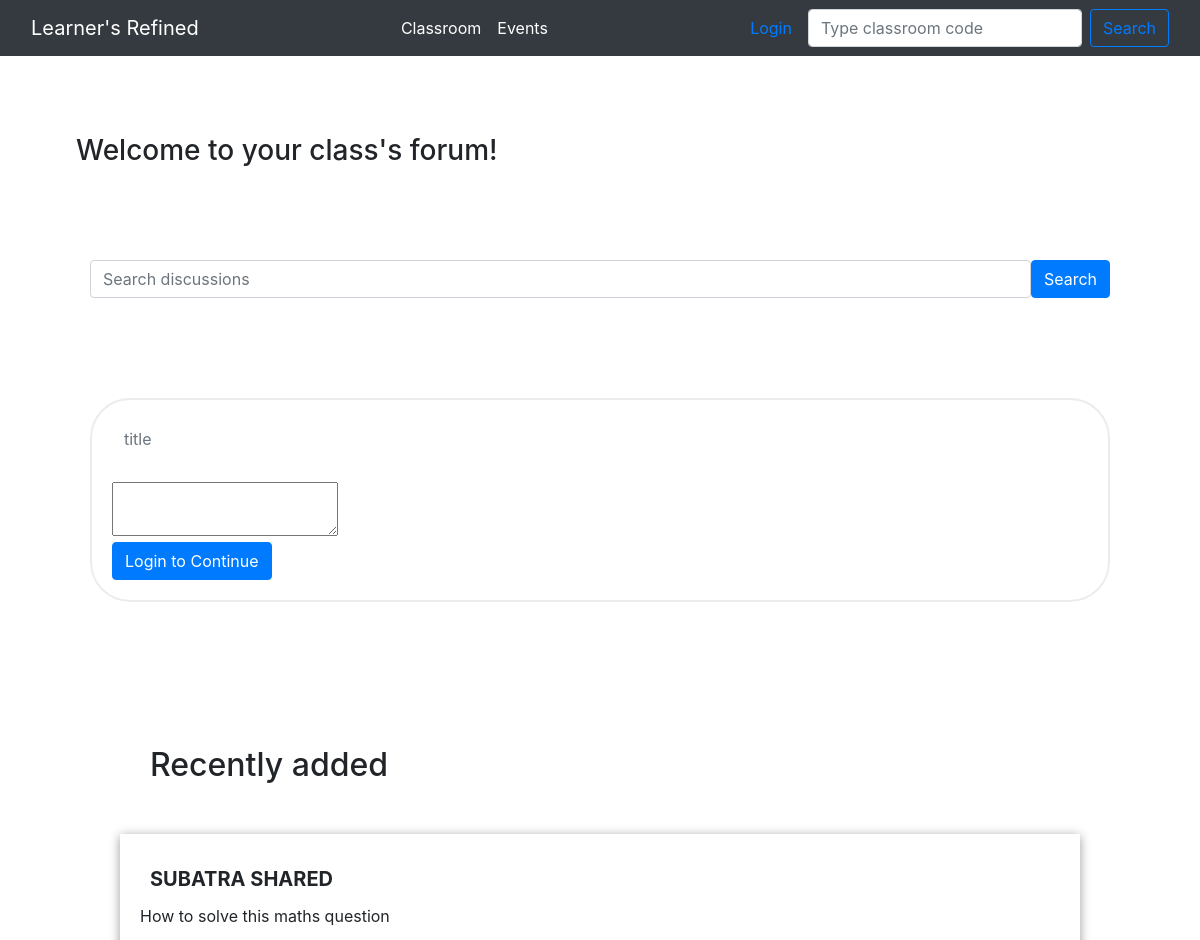
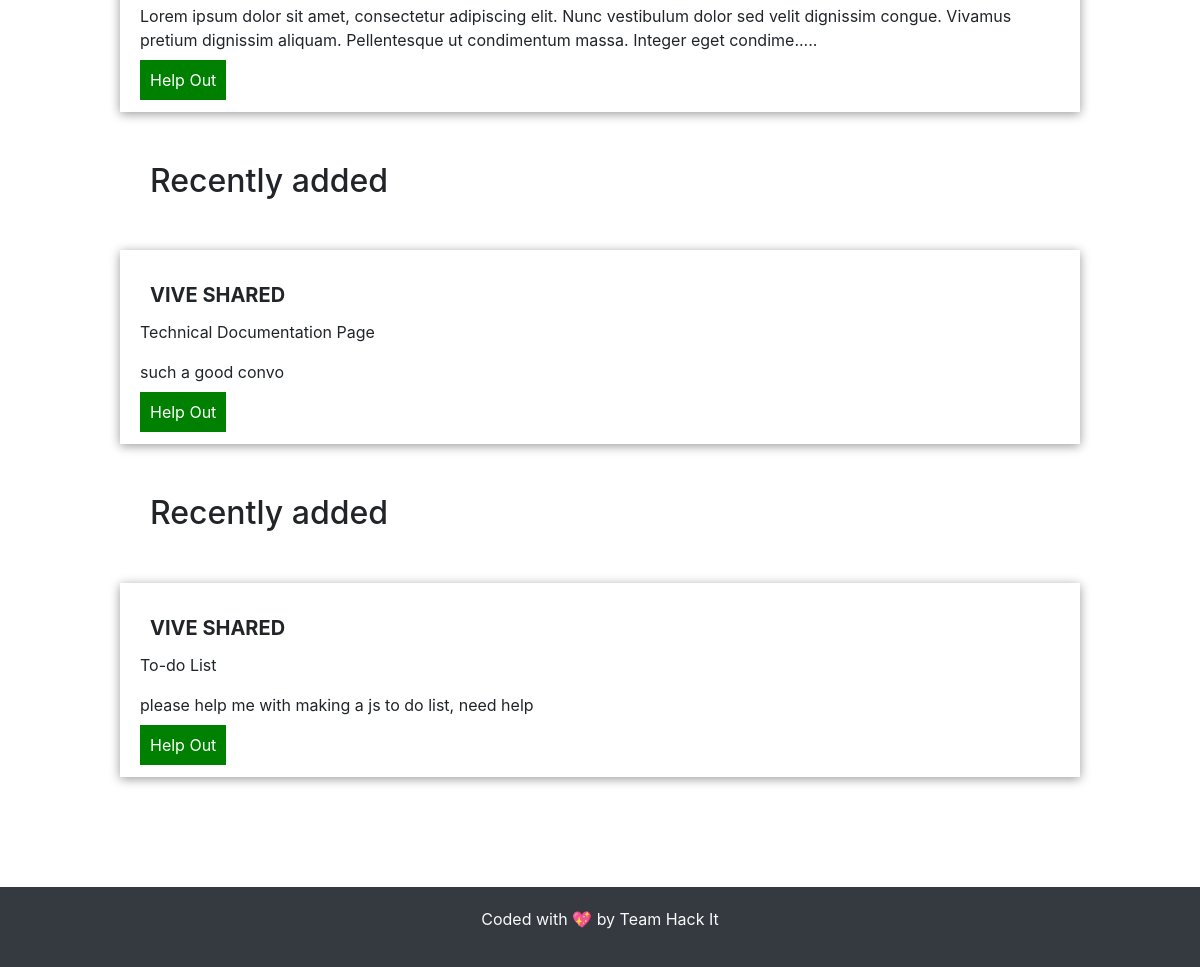
/doubt-forum.php?id=CLS345, run on the app's committed database (2 pictures, top to bottom).
### tables this page shows
CREATE TABLE IF NOT EXISTS `post` (
  `id` int NOT NULL AUTO_INCREMENT,
  `title` varchar(200) NOT NULL,
  `content` text NOT NULL,
  `class_id` varchar(50) NOT NULL,
  `user_id` int NOT NULL,
  `timestamp` datetime NOT NULL DEFAULT CURRENT_TIMESTAMP,
  PRIMARY KEY (`id`)
);

CREATE TABLE IF NOT EXISTS `users` (
  `id` int NOT NULL AUTO_INCREMENT,
  `name` text NOT NULL,
  `email` varchar(50) NOT NULL,
  `password` varchar(255) NOT NULL,
  `role` varchar(20) NOT NULL,
  `org` text NOT NULL,
  `classes` text NOT NULL,
  `calendly_link` text NOT NULL,
  PRIMARY KEY (`id`)
);

### doubt-forum.php (the view, shortened to what this page needs)
<?php
include './partials/dbconct.php';
$class=$_GET['id'];
$table="post";
?>
<!DOCTYPE html>
<html lang="en">
<head>
    <link rel="stylesheet" href="https://maxcdn.bootstrapcdn.com/bootstrap/4.5.2/css/bootstrap.min.css">
<link rel="stylesheet" href="./css/classroom.css?v=<?php echo time();?>">
<link rel="stylesheet" href="./css/doubt_forum.css?v=<?php echo time();?>">
</head>
<body>
    <?php include './partials/nav.php'?>
    <div class="container">
    <h3 class="m-3 mt-5">Welcome to your class's forum!</h3>
    <div class="container search-bar">
    <form style="margin-top:30px; " method="POST" class="d-flex">
        <input type="search" name="search" id="search" class="form-control mt-3 mb-3" placeholder="Search discussions" aria-label="Search">
        <button class="btn btn-primary search mt-3 mb-3"  type="submit" name="submit" >Search</button>
    </form>
</div>
<br>
   <div class="container">
    <?php if(!isset($_POST['submit'])):?>
    <form method="POST" id="mainform" class="threadpost">
        <input type="text" placeholder="title" id="title" class="form-control"name="title" required><br>
        <textarea   id="editor" name="editor"  required></textarea><br>
        <?php  if(!isset($_SESSION['loggedin']) || $_SESSION['loggedin']!=true){
          echo '<a class="btn btn-primary" href="login.php" >Login to Continue</a>';
        }
        else{
          echo '<button class="btn btn-primary" type="submit" name="thread_submit"  >Post thread</button>';
        }
        ?>
    </form>
    <?php endif;?>
   </div>
   <div class="container recent-posts">
       <br>
       <div class="container" id="display-thread">
       <?php
        if(isset($_POST['submit']) && !empty($_POST['search'])){
            $search=mysqli_real_escape_string($conn,$_POST['search']);
            if($search){
                $result=$conn->query("SELECT * FROM $table where (`title` like ('%$search%') OR `content` like ('%$search%')) AND `class_id`='$class'");
                if(mysqli_num_rows($result)==0){
                    echo "<h2 class='container' style='padding:0px; margin:30px 0px;'>Looks Like there's not a lot of discussions , <a href='doubt-forum.php'>start your own!</a> </h2>";
                    $result=$conn -> query("SELECT * FROM $table WHERE `class_id`='$class' ORDER BY `id` DESC ") or die($conn->error);
                    while($data=$result->fetch_assoc()){
                        $id=$data['user_id'];
                        $query2="SELECT `id`,`name` FROM `users` WHERE `id`= '$id'";
                        $username=$conn->query($query2);
                        $res=$username->fetch_assoc();
                        echo '<div class="containers"><p class="name">'.$res['name'].' shared </p>';
                        echo '<p>'.$data['title'].'  </p>';
                        echo '<p>'.substr($data['content'],0,200).'.....'.' </p>'.'<a href="post.php?id='.$data['id'].'">Help Out</a></div>';
                    }
                  }
                  else{
                    echo "<p class='container' style='padding:0px; margin:30px 0px;'>Search Results </p>";
                    while($data=$result->fetch_assoc()){
                        $id=$data['user_id'];
                        $query2="SELECT `id`,`name` FROM `users` WHERE `id`= '$id'";
                        $username=$conn->query($query2);
                        $res=$username->fetch_assoc();
                        echo '<div class="containers"><p class="name">'.$res['name'].' shared </p>';
                        echo '<p>'.$data['title'].'  </p>';
                        echo '<p>'.substr($data['content'],0,200).'.......'.'</p>'.'<a href="post.php?id='.$data['id'].'">Help Out</a></div>';
                    }
                  }
            }
        }
        else{
        $query="SELECT * FROM $table WHERE `class_id`='$class' ORDER BY `timestamp` DESC";
        $result=$conn->query($query);
        if(mysqli_num_rows($result)){
        while($data=$result->fetch_assoc()){
        echo '<h2 class="container">Recently added</h2>';
        $id=$data['user_id'];
        $query2="SELECT `id`,`name` FROM `users` WHERE `id`= '$id'";
        $username=$conn->query($query2);
        $res=$username->fetch_assoc();
        echo '<div class="containers"><p class="name">'.$res['name'].' shared </p>';
        echo '<p>'.$data['title'].'  </p>';
        if (strlen($data['content'])<200){
            echo '<p>'.$data['content'].'</p>'.'<a href="post.php?id='.$data['id'].'">Help Out</a></div>';
        }
        else{
        echo '<p>'.substr($data['content'],0,200).'<span>'.'.....'.'</span></p>'.'<a href="post.php?id='.$data['id'].'">Help Out</a></div>';
        }
        }
    }else{
        echo '<h2 class="container">No Recent Discussions</h2>';
    }
    }
?>
       </div>
   </div>
</div>
<?php include './partials/footer.php'?>
</body>
</html>

### partials/nav.php (shortened to what this page needs)
<nav class="navbar navbar-default navbar-expand-sm navbar-dark bg-dark">
  <div class="container-fluid">
    <div class="navbar-header">
      <a class="navbar-brand" href="#">Learner's Refined</a>
    </div>
    <ul class="nav navbar-nav navbar-right navbar-expand-sm">
      <li class="active nav-item"><a href="index.php" class="nav-link">Classroom</a></li>
      <li class="nav-item active"><a href="events.php" class="nav-link">Events</a></li>
    </ul>
    <form class="form-inline my-2 my-lg-0"  action="search.php" method="GET">
    <?php  if(!isset($_SESSION['loggedin']) || $_SESSION['loggedin']!=true){
            echo '
            <a href="login.php" class="nav-link">Login</a>';}
            ?>
      <input class="form-control mr-sm-2"  name="code" type="search" placeholder="Type classroom code" aria-label="Search">
      <button class="btn btn-outline-primary my-2 my-sm-0" type="submit">Search</button>
    </form>
  </div>
</nav>

### partials/footer.php
<footer class="bg-dark"style="margin:0;padding:20px;">
    <p class="text-center  text-light " >Coded with &#128150; by Team Hack It</p>
</footer>

### css/doubt_forum.css (style rules this page uses)
.containers { padding: 20px; box-shadow: 0 2px 10px rgb(0, 0, 0, 0.4); margin:20px 0px; }
.container form.threadpost { padding: 20px; border: 2px solid rgb(236, 236, 236); border-radius:40px; }
.container form.threadpost input { border: none; }
.containers a { background-color: green; color: white; padding: 10px; }
.name { text-transform: uppercase; margin: 10px; font-weight: bold; font-size: 20px; }
.container { padding: 30px; }

### data on the page
post: user.name "SUBATRA", title "How to solve this maths question", content "Lorem ipsum dolor sit amet, consectetur adipiscing elit. Nunc vestibulum dolor sed velit dignissim congue. Vivamus pretium dignissim aliquam. Pellentesque ut condimentum massa. Integer eget condime"
post: user.name "VIVE", title "Technical Documentation Page", content "such a good convo"
post: user.name "VIVE", title "To-do List", content "please help me with making a js to do list, need help"
